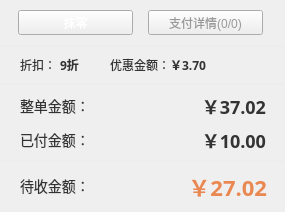
    <widget class="QWidget" name="widget_4" native="true">
     <property name="geometry">
      <rect>
       <x>14</x>
       <y>47</y>
       <width>285</width>
       <height>212</height>
      </rect>
     </property>
     <property name="minimumSize">
      <size>
       <width>285</width>
       <height>212</height>
      </size>
     </property>
     <property name="maximumSize">
      <size>
       <width>16777215</width>
       <height>16777215</height>
      </size>
     </property>
     <property name="font">
      <font>
       <family>微软雅黑</family>
      </font>
     </property>
     <property name="styleSheet">
      <string notr="true">QWidget#widget_4 {
	background-color: rgb(250, 250, 250);
}</string>
     </property>
     <widget class="Line" name="id_line_2">
      <property name="geometry">
       <rect>
        <x>0</x>
        <y>83</y>
        <width>285</width>
        <height>2</height>
       </rect>
      </property>
      <property name="minimumSize">
       <size>
        <width>285</width>
        <height>2</height>
       </size>
      </property>
      <property name="maximumSize">
       <size>
        <width>16777215</width>
        <height>2</height>
       </size>
      </property>
      <property name="styleSheet">
       <string notr="true">border: 1px solid #ededed;</string>
      </property>
      <property name="orientation">
       <enum>Qt::Horizontal</enum>
      </property>
     </widget>
     <widget class="QLabel" name="discountLabel">
      <property name="geometry">
       <rect>
        <x>20</x>
        <y>50</y>
        <width>41</width>
        <height>30</height>
       </rect>
      </property>
      <property name="font">
       <font>
        <family>微软雅黑</family>
        <pointsize>-1</pointsize>
       </font>
      </property>
      <property name="styleSheet">
       <string notr="true">color: rgb(51, 51, 51);
font-size:12px;
font-family:&quot;微软雅黑&quot;;</string>
      </property>
      <property name="text">
       <string>折扣：</string>
      </property>
     </widget>
     <widget class="QLabel" name="simpleAmtLabel">
      <property name="geometry">
       <rect>
        <x>20</x>
        <y>86</y>
        <width>100</width>
        <height>40</height>
       </rect>
      </property>
      <property name="font">
       <font>
        <family>微软雅黑</family>
        <pointsize>-1</pointsize>
       </font>
      </property>
      <property name="styleSheet">
       <string notr="true">font-family:&quot;微软雅黑&quot;;
color: rgb(51, 51, 51);
font-size:14px;</string>
      </property>
      <property name="text">
       <string>整单金额：</string>
      </property>
     </widget>
     <widget class="QPushButton" name="samllChangeButton">
      <property name="geometry">
       <rect>
        <x>18</x>
        <y>10</y>
        <width>115</width>
        <height>25</height>
       </rect>
      </property>
      <property name="minimumSize">
       <size>
        <width>115</width>
        <height>25</height>
       </size>
      </property>
      <property name="font">
       <font>
        <pointsize>-1</pointsize>
       </font>
      </property>
      <property name="focusPolicy">
       <enum>Qt::NoFocus</enum>
      </property>
      <property name="styleSheet">
       <string notr="true">QPushButton#samllChangeButton {
	font-size:12px;
	color: rgb(255, 255, 255);
	border-image: url(:/statementImage/samll_change_normal.png);
}

QPushButton#samllChangeButton:pressed {
	border-image: url(:/statementImage/samll_change_press.png);
}</string>
      </property>
      <property name="text">
       <string>抹零</string>
      </property>
     </widget>
     <widget class="QLabel" name="simpleAmtValueLabel">
      <property name="geometry">
       <rect>
        <x>129</x>
        <y>86</y>
        <width>137</width>
        <height>40</height>
       </rect>
      </property>
      <property name="font">
       <font>
        <family>微软雅黑</family>
        <pointsize>-1</pointsize>
        <weight>75</weight>
        <italic>false</italic>
        <bold>true</bold>
       </font>
      </property>
      <property name="styleSheet">
       <string notr="true">color: rgb(51, 51, 51);
font: bold;
font-size:18px;
font-family:&quot;微软雅黑&quot;;
</string>
      </property>
      <property name="text">
       <string>￥37.02</string>
      </property>
      <property name="alignment">
       <set>Qt::AlignRight|Qt::AlignTrailing|Qt::AlignVCenter</set>
      </property>
     </widget>
     <widget class="QLabel" name="amtPaidValueLabel">
      <property name="geometry">
       <rect>
        <x>129</x>
        <y>120</y>
        <width>137</width>
        <height>40</height>
       </rect>
      </property>
      <property name="font">
       <font>
        <family>微软雅黑</family>
        <pointsize>-1</pointsize>
        <weight>75</weight>
        <italic>false</italic>
        <bold>true</bold>
       </font>
      </property>
      <property name="styleSheet">
       <string notr="true">color: rgb(51, 51, 51);
font-size:18px;
font: bold;
font-family:&quot;微软雅黑&quot;;</string>
      </property>
      <property name="text">
       <string>￥10.00</string>
      </property>
      <property name="alignment">
       <set>Qt::AlignRight|Qt::AlignTrailing|Qt::AlignVCenter</set>
      </property>
     </widget>
     <widget class="QLabel" name="discountValueLabel">
      <property name="geometry">
       <rect>
        <x>60</x>
        <y>50</y>
        <width>41</width>
        <height>30</height>
       </rect>
      </property>
      <property name="font">
       <font>
        <family>微软雅黑</family>
        <pointsize>-1</pointsize>
        <weight>75</weight>
        <italic>false</italic>
        <bold>true</bold>
       </font>
      </property>
      <property name="styleSheet">
       <string notr="true">color: rgb(51, 51, 51);
font-size:12px;
font: bold;
font-family:&quot;微软雅黑&quot;;</string>
      </property>
      <property name="text">
       <string>9折</string>
      </property>
     </widget>
     <widget class="Line" name="id_line_1">
      <property name="geometry">
       <rect>
        <x>0</x>
        <y>45</y>
        <width>285</width>
        <height>2</height>
       </rect>
      </property>
      <property name="minimumSize">
       <size>
        <width>285</width>
        <height>2</height>
       </size>
      </property>
      <property name="maximumSize">
       <size>
        <width>16777215</width>
        <height>2</height>
       </size>
      </property>
      <property name="styleSheet">
       <string notr="true">border: 1px solid #ededed;</string>
      </property>
      <property name="orientation">
       <enum>Qt::Horizontal</enum>
      </property>
     </widget>
     <widget class="QLabel" name="disAmtLabel">
      <property name="geometry">
       <rect>
        <x>110</x>
        <y>50</y>
        <width>71</width>
        <height>30</height>
       </rect>
      </property>
      <property name="font">
       <font>
        <family>微软雅黑</family>
        <pointsize>-1</pointsize>
       </font>
      </property>
      <property name="styleSheet">
       <string notr="true">color: rgb(51, 51, 51);
font-size:12px;
font-family:&quot;微软雅黑&quot;;</string>
      </property>
      <property name="text">
       <string>优惠金额：</string>
      </property>
     </widget>
     <widget class="QLabel" name="disAmtValueLabel">
      <property name="geometry">
       <rect>
        <x>170</x>
        <y>50</y>
        <width>54</width>
        <height>30</height>
       </rect>
      </property>
      <property name="font">
       <font>
        <family>微软雅黑</family>
        <pointsize>-1</pointsize>
        <weight>75</weight>
        <italic>false</italic>
        <bold>true</bold>
       </font>
      </property>
      <property name="styleSheet">
       <string notr="true">color: rgb(51, 51, 51);
font-size:12px;
font: bold;
font-family:&quot;微软雅黑&quot;;</string>
      </property>
      <property name="text">
       <string>￥3.70</string>
      </property>
     </widget>
     <widget class="QPushButton" name="paymentDetailButton">
      <property name="geometry">
       <rect>
        <x>148</x>
        <y>10</y>
        <width>115</width>
        <height>25</height>
       </rect>
      </property>
      <property name="minimumSize">
       <size>
        <width>115</width>
        <height>25</height>
       </size>
      </property>
      <property name="font">
       <font>
        <pointsize>-1</pointsize>
       </font>
      </property>
      <property name="focusPolicy">
       <enum>Qt::NoFocus</enum>
      </property>
      <property name="styleSheet">
       <string notr="true">QPushButton#paymentDetailButton {
	font-size:12px;
	color: rgb(153, 153, 153);
	border-image: url(:/statementImage/pay_details_normal.png);
}

QPushButton#paymentDetailButton:pressed {
	border-image: url(:/statementImage/pay_details_press.png);
}</string>
      </property>
      <property name="text">
       <string>支付详情(0/0)</string>
      </property>
     </widget>
     <widget class="QLabel" name="amtPaidLabel">
      <property name="geometry">
       <rect>
        <x>20</x>
        <y>120</y>
        <width>100</width>
        <height>40</height>
       </rect>
      </property>
      <property name="font">
       <font>
        <family>微软雅黑</family>
        <pointsize>-1</pointsize>
       </font>
      </property>
      <property name="styleSheet">
       <string notr="true">font-family:&quot;微软雅黑&quot;;
color: rgb(51, 51, 51);
font-size:14px;</string>
      </property>
      <property name="text">
       <string>已付金额：</string>
      </property>
     </widget>
     <widget class="QLabel" name="receivedValueLabel">
      <property name="geometry">
       <rect>
        <x>130</x>
        <y>166</y>
        <width>137</width>
        <height>40</height>
       </rect>
      </property>
      <property name="font">
       <font>
        <family>微软雅黑</family>
        <pointsize>-1</pointsize>
        <weight>75</weight>
        <italic>false</italic>
        <bold>true</bold>
       </font>
      </property>
      <property name="styleSheet">
       <string notr="true">color: rgb(234, 136, 82);
font-size:22px;
font: bold;
font-family:&quot;微软雅黑&quot;;</string>
      </property>
      <property name="text">
       <string>￥27.02</string>
      </property>
      <property name="alignment">
       <set>Qt::AlignRight|Qt::AlignTrailing|Qt::AlignVCenter</set>
      </property>
     </widget>
     <widget class="QLabel" name="amtReceivedLabel">
      <property name="geometry">
       <rect>
        <x>20</x>
        <y>166</y>
        <width>100</width>
        <height>40</height>
       </rect>
      </property>
      <property name="font">
       <font>
        <family>微软雅黑</family>
        <pointsize>-1</pointsize>
       </font>
      </property>
      <property name="styleSheet">
       <string notr="true">font-family:&quot;微软雅黑&quot;;
color: rgb(51, 51, 51);
font-size:14px;</string>
      </property>
      <property name="text">
       <string>待收金额：</string>
      </property>
     </widget>
     <widget class="Line" name="id_line_3">
      <property name="geometry">
       <rect>
        <x>0</x>
        <y>160</y>
        <width>285</width>
        <height>2</height>
       </rect>
      </property>
      <property name="minimumSize">
       <size>
        <width>0</width>
        <height>2</height>
       </size>
      </property>
      <property name="maximumSize">
       <size>
        <width>16777215</width>
        <height>2</height>
       </size>
      </property>
      <property name="styleSheet">
       <string notr="true">border: 1px solid #ededed;</string>
      </property>
      <property name="orientation">
       <enum>Qt::Horizontal</enum>
      </property>
     </widget>
    </widget>
